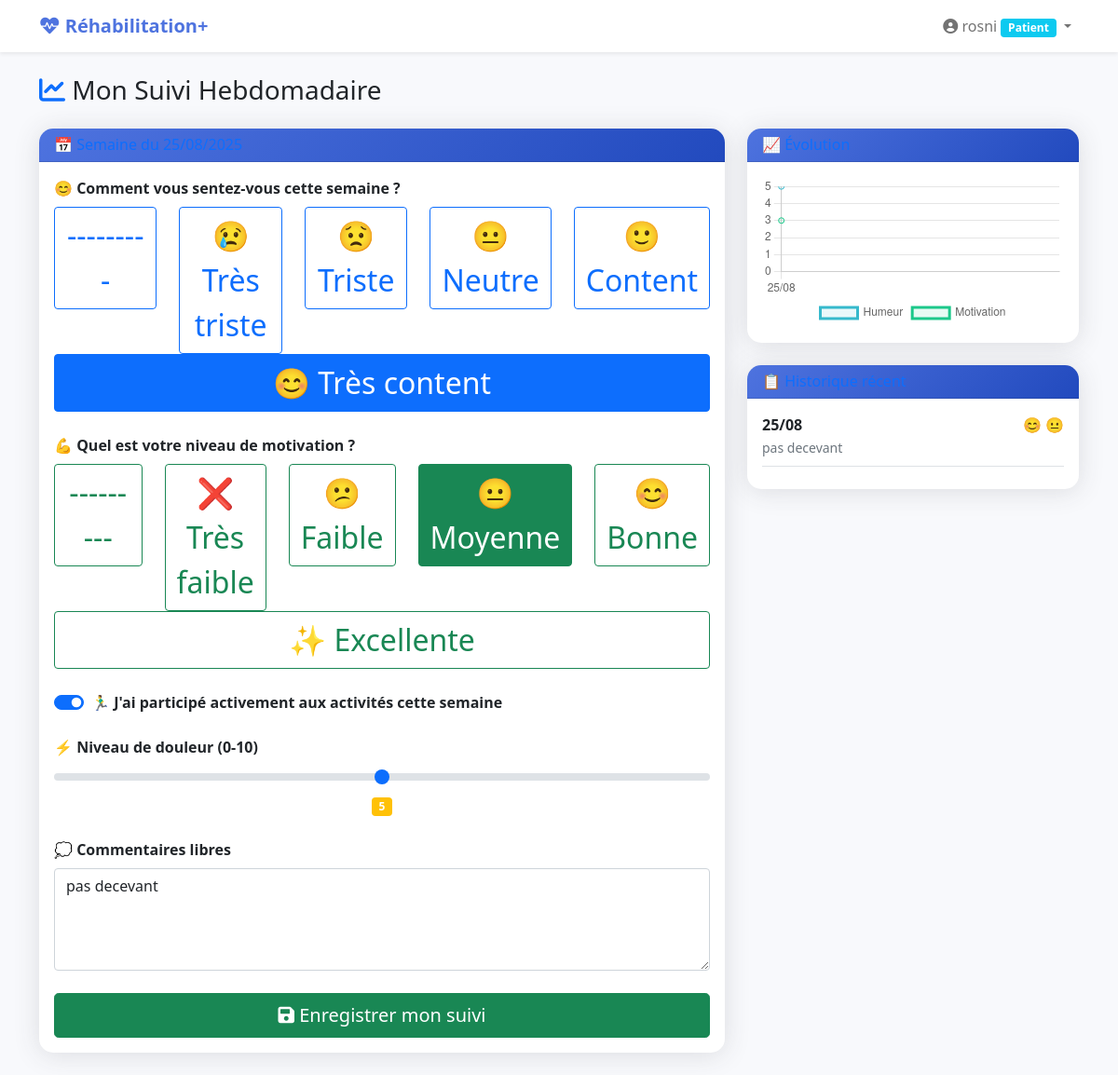
/suivi/ (signed in), run on the app's committed database.
### rehabilitation/models.py (models this page shows, shortened)
class UserProfile(models.Model):
    USER_TYPES = [
        ('patient', 'Patient'),
        ('infirmier', 'Infirmier'),
        ('kine', 'Kinésithérapeute'),
        ('ergo', 'Ergothérapeute'),
        ('psychologue', 'Psychologue'),
        ('medecin', 'Médecin'),
    ]
    user = models.OneToOneField(User, on_delete=models.CASCADE)
    user_type = models.CharField(max_length=20, choices=USER_TYPES, default='patient')
    date_entree = models.DateField(null=True, blank=True)
    infirmier_referent = models.ForeignKey(
        'self',
        on_delete=models.SET_NULL,
        null=True,
        blank=True,
        limit_choices_to={'user_type': 'infirmier'}
    )
    objectif_principal = models.TextField(blank=True)
    photo = models.ImageField(upload_to='profiles/', null=True, blank=True)

class SuiviHebdomadaire(models.Model):
    HUMEURS = [
        (1, '😢 Très triste'),
        (2, '😟 Triste'),
        (3, '😐 Neutre'),
        (4, '🙂 Content'),
        (5, '😊 Très content'),
    ]
    MOTIVATIONS = [
        (1, '❌ Très faible'),
        (2, '😕 Faible'),
        (3, '😐 Moyenne'),
        (4, '😊 Bonne'),
        (5, '✨ Excellente'),
    ]
    patient = models.ForeignKey(UserProfile, on_delete=models.CASCADE)
    semaine = models.DateField()  # Lundi de la semaine
    humeur = models.IntegerField(choices=HUMEURS)
    motivation = models.IntegerField(choices=MOTIVATIONS)
    participation_activites = models.BooleanField(default=False)
    douleur_niveau = models.IntegerField(default=0)  # 0-10
    commentaire = models.TextField(blank=True)
    date_creation = models.DateTimeField(default=timezone.now)
    class Meta:
        unique_together = ['patient', 'semaine']

### rehabilitation/views.py (the view)
# urls.py: path('suivi/', views.suivi_hebdomadaire, name='suivi_hebdomadaire'),
@login_required
def suivi_hebdomadaire(request):
    profile = request.user.userprofile
    if profile.user_type != 'patient':
        return redirect('dashboard')
    today = timezone.now().date()
    lundi = today - timedelta(days=today.weekday())
    suivi_actuel, created = SuiviHebdomadaire.objects.get_or_create(
        patient=profile,
        semaine=lundi,
        defaults={
            'humeur': 3,
            'motivation': 3,
            'participation_activites': False,
            'douleur_niveau': 0,
        }
    )
    if request.method == 'POST':
        form = SuiviHebdomadaireForm(request.POST, instance=suivi_actuel)
        if form.is_valid():
            form.save()
            messages.success(request, 'Suivi hebdomadaire mis à jour!')
            return redirect('suivi_hebdomadaire')
    else:
        form = SuiviHebdomadaireForm(instance=suivi_actuel)
    historique = SuiviHebdomadaire.objects.filter(
        patient=profile
    ).order_by('-semaine')[:8]
    return render(request, 'rehabilitation/suivi_hebdomadaire.html', {
        'form': form,
        'suivi_actuel': suivi_actuel,
        'historique': historique,
    })

### rehabilitation/forms.py
class SuiviHebdomadaireForm(forms.ModelForm):
    class Meta:
        model = SuiviHebdomadaire
        fields = ['humeur', 'motivation', 'participation_activites', 'douleur_niveau', 'commentaire']
        widgets = {
            'douleur_niveau': forms.NumberInput(attrs={'min': 0, 'max': 10, 'step': 1}),
            'commentaire': forms.Textarea(attrs={'rows': 3}),
        }
    def __init__(self, *args, **kwargs):
        super().__init__(*args, **kwargs)
        self.helper = FormHelper()
        self.helper.form_method = 'post'
        self.helper.add_input(Submit('submit', 'Enregistrer', css_class='btn-success'))

### templates/rehabilitation/suivi_hebdomadaire.html (shortened to what this page needs)
{% extends 'base.html' %}
{% load crispy_forms_tags %}
{% block content %}
<div class="row">
    <div class="col-12">
        <h1 class="h3 mb-4 text-gray-800">
            <i class="fas fa-chart-line text-primary"></i> Mon Suivi Hebdomadaire
        </h1>
    </div>
</div>
<div class="row">
    <div class="col-lg-8">
        <div class="card">
            <div class="card-header">
                <h6 class="m-0 font-weight-bold text-primary">
                    📅 Semaine du {{ suivi_actuel.semaine|date:"d/m/Y" }}
                </h6>
            </div>
            <div class="card-body">
                <form method="post">
                    <div class="mb-4">
                        <label class="form-label"><strong>😊 Comment vous sentez-vous cette semaine ?</strong></label>
                        <div class="row text-center">
                            {% for value, label in form.humeur.field.choices %}
                            <div class="col">
                                <label class="btn btn-outline-primary w-100 mood-emoji" for="humeur{{ value }}">
                                    {{ label }}
                                </label>
                            </div>
                            {% endfor %}
                        </div>
                    </div>
                    <div class="mb-4">
                        <label class="form-label"><strong>💪 Quel est votre niveau de motivation ?</strong></label>
                        <div class="row text-center">
                            {% for value, label in form.motivation.field.choices %}
                            <div class="col">
                                <label class="btn btn-outline-success w-100 mood-emoji" for="motivation{{ value }}">
                                    {{ label }}
                                </label>
                            </div>
                            {% endfor %}
                        </div>
                    </div>
                    <div class="mb-4">
                        <div class="form-check form-switch">
                            <input class="form-check-input" type="checkbox" name="participation_activites"
                                   id="participation" {% if form.participation_activites.value %}checked{% endif %}>
                            <label class="form-check-label" for="participation">
                                <strong>🏃‍♂️ J'ai participé activement aux activités cette semaine</strong>
                            </label>
                        </div>
                    </div>
                    <div class="mb-4">
                        <label class="form-label" for="douleur"><strong>⚡ Niveau de douleur (0-10)</strong></label>
                        <input type="range" class="form-range" name="douleur_niveau" min="0" max="10"
                               value="{{ form.douleur_niveau.value|default:0 }}" id="douleur"
                               oninput="document.getElementById('douleurValue').textContent = this.value">
                        <div class="text-center">
                            <span class="badge bg-warning" id="douleurValue">{{ form.douleur_niveau.value|default:0 }}</span>
                        </div>
                    </div>
                    <div class="mb-4">
                        <label class="form-label" for="commentaire"><strong>💭 Commentaires libres</strong></label>
                        <textarea class="form-control" name="commentaire" rows="4"
                                  placeholder="Comment s'est passée votre semaine ? Partagez vos réussites, difficultés ou observations...">{{ form.commentaire.value|default:"" }}</textarea>
                    </div>
                    <button type="submit" class="btn btn-success btn-lg w-100">
                        <i class="fas fa-save"></i> Enregistrer mon suivi
                    </button>
                </form>
            </div>
        </div>
    </div>
    <div class="col-lg-4">
        <div class="card mb-4">
            <div class="card-header">
                <h6 class="m-0 font-weight-bold text-primary">📈 Évolution</h6>
            </div>
            <div class="card-body">
                <canvas id="evolutionChart" width="400" height="200"></canvas>
            </div>
        </div>
        <div class="card">
            <div class="card-header">
                <h6 class="m-0 font-weight-bold text-primary">📋 Historique récent</h6>
            </div>
            <div class="card-body">
                {% for suivi in historique %}
                <div class="border-bottom pb-2 mb-2">
                    <div class="d-flex justify-content-between align-items-center">
                        <strong>{{ suivi.semaine|date:"d/m" }}</strong>
                        <div>
                            {% for humeur, label in suivi.HUMEURS %}
                                {% if humeur == suivi.humeur %}{{ label|slice:":2" }}{% endif %}
                            {% endfor %}
                            {% for motiv, label in suivi.MOTIVATIONS %}
                                {% if motiv == suivi.motivation %}{{ label|slice:":2" }}{% endif %}
                            {% endfor %}
                        </div>
                    </div>
                    {% if suivi.commentaire %}
                    <small class="text-muted">{{ suivi.commentaire|truncatewords:10 }}</small>
                    {% endif %}
                </div>
                {% empty %}
                <p class="text-muted text-center">Aucun historique disponible</p>
                {% endfor %}
            </div>
        </div>
    </div>
</div>
{% endblock %}
{% block extra_js %}
<script>
    const ctx = document.getElementById('evolutionChart').getContext('2d');
    const chart = new Chart(ctx, {
        type: 'line',
        data: {
            labels: [
                {% for suivi in historique reversed %}
                    '{{ suivi.semaine|date:"d/m" }}'{% if not forloop.last %},{% endif %}
                {% endfor %}
            ],
            datasets: [{
                label: 'Humeur',
                data: [
                    {% for suivi in historique reversed %}
                        {{ suivi.humeur }}{% if not forloop.last %},{% endif %}
                    {% endfor %}
                ],
                borderColor: '#36b9cc',
                backgroundColor: 'rgba(54, 185, 204, 0.1)',
                tension: 0.4
            }, {
                label: 'Motivation',
                data: [
                    {% for suivi in historique reversed %}
                        {{ suivi.motivation }}{% if not forloop.last %},{% endif %}
                    {% endfor %}
                ],
                borderColor: '#1cc88a',
                backgroundColor: 'rgba(28, 200, 138, 0.1)',
                tension: 0.4
            }]
        },
        options: {
            responsive: true,
            scales: {
                y: {
                    beginAtZero: true,
                    max: 5,
                    ticks: {
                        stepSize: 1
                    }
                }
            },
            plugins: {
                legend: {
                    position: 'bottom'
                }
            }
        }
    });
</script>
{% endblock %}

### templates/base.html (shortened to what this page needs)
<!DOCTYPE html>
<html lang="fr">
<head>
    <link href="https://cdnjs.cloudflare.com/ajax/libs/bootstrap/5.1.3/css/bootstrap.min.css" rel="stylesheet">
    <link href="https://cdnjs.cloudflare.com/ajax/libs/font-awesome/6.0.0/css/all.min.css" rel="stylesheet">
</head>
<body>
    <nav class="navbar navbar-expand-lg navbar-light bg-white shadow-sm">
        <div class="container">
            <a class="navbar-brand" href="{% url 'dashboard' %}">
                <i class="fas fa-heart-pulse"></i> Réhabilitation+
            </a>
            {% if user.is_authenticated %}
            <div class="navbar-nav ms-auto">
                <div class="nav-item dropdown">
                    <a class="nav-link dropdown-toggle" href="#" role="button" data-bs-toggle="dropdown">
                        <i class="fas fa-user-circle"></i> {{ user.first_name|default:user.username }}
                        <span class="badge bg-info">{{ user.userprofile.get_user_type_display }}</span>
                    </a>
                </div>
            </div>
            {% endif %}
        </div>
    </nav>
    <main class="container mt-4">
        {% block content %}{% endblock %}
    </main>
    {% block extra_js %}{% endblock %}
</body>
</html>

### templates/base.html (style rules this page uses)
:root { --primary-color: #4e73df; --success-color: #1cc88a; --info-color: #36b9cc; --warning-color: #f6c23e; --danger-color: #e74a3b; --light-bg: #f8f9fc; }
body { background-color: var(--light-bg); font-family: 'Segoe UI', Tahoma, Geneva, Verdana, sans-serif; }
.navbar-brand { font-weight: bold; color: var(--primary-color) !important; }
.card { border: none; border-radius: 15px; box-shadow: 0 0.15rem 1.75rem 0 rgba(58, 59, 69, 0.15); margin-bottom: 1.5rem; }
.card-header { background: linear-gradient(135deg, var(--primary-color), #224abe); color: white; border-radius: 15px 15px 0 0 !important; font-weight: 600; }
.mood-emoji { font-size: 2rem; cursor: pointer; transition: transform 0.2s; }

### data on the page
SuiviHebdomadaire: commentaire "pas decevant", semaine "25/08", HUMEURS "😊", MOTIVATIONS "😐"

### other printed values
{{ user.first_name|default:user.username }} "rosni"
{{ user.userprofile.get_user_type_display }} "Patient"
{{ label }} "---------" "😢 Très triste" "😟 Triste" "😐 Neutre" "🙂 Content" "😊 Très content"
{{ label }} "---------" "❌ Très faible" "😕 Faible" "😐 Moyenne" "😊 Bonne" "✨ Excellente"
chart data {{ suivi.semaine|date:"d/m" }} 25/08
